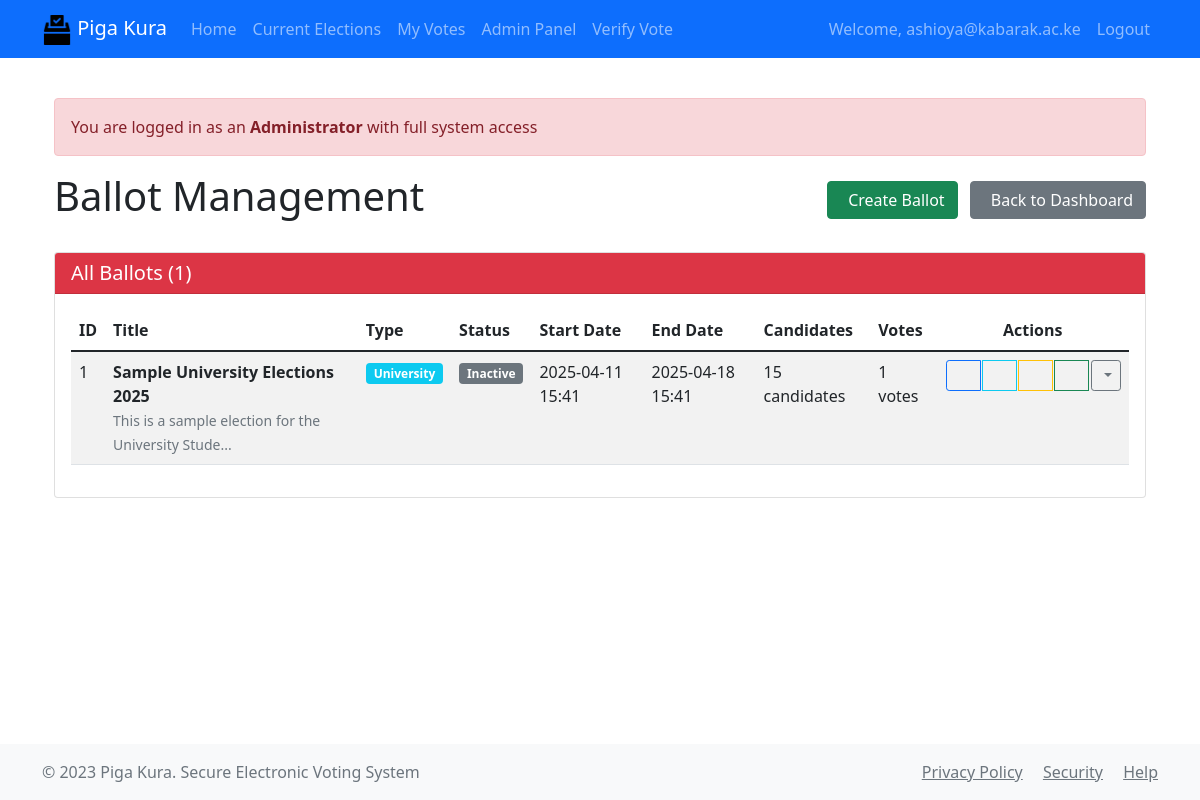
/admin/ballots (signed in), run on an earlier commit of the app's database.
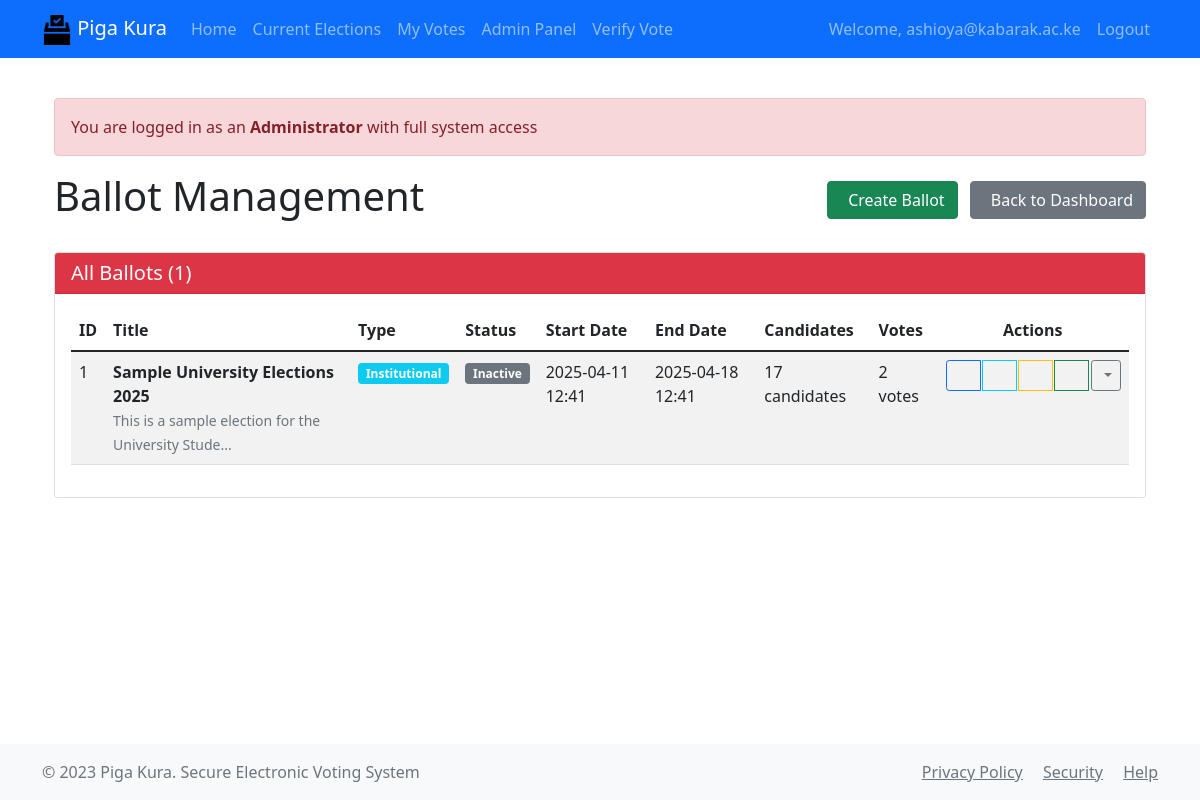
And on a later commit of the database.
### app/models/ballot.py (models this page shows, shortened)
class Ballot(db.Model):
    id = db.Column(db.Integer, primary_key=True)
    title = db.Column(db.String(200), nullable=False)
    description = db.Column(db.Text)
    start_date = db.Column(db.DateTime, nullable=False)
    end_date = db.Column(db.DateTime, nullable=False)
    is_active = db.Column(db.Boolean, default=True)
    created_at = db.Column(db.DateTime, default=datetime.utcnow)
    candidates = db.relationship('Candidate', backref='ballot', lazy=True)
    votes = db.relationship('Vote', backref='ballot', lazy=True)
    ballot_type = db.Column(db.String(50), nullable=False)  # national, county, special
    verification_key = db.Column(db.String(64), unique=True)
    min_voters = db.Column(db.Integer, default=0)
    max_voters = db.Column(db.Integer)
    requires_verification = db.Column(db.Boolean, default=True)
    verification_method = db.Column(db.String(50))  # id, biometric, token
    audit_trail = db.relationship('AuditLog', backref='ballot', lazy=True)
    @property
    def is_ongoing(self):
        now = datetime.utcnow()
        return self.start_date <= now <= self.end_date and self.is_active
    @property
    def vote_count(self):
        return sum(c.vote_count for c in self.candidates)

### app/routes/admin.py (the view)
@admin_bp.route('/ballots')
@login_required
@admin_required
def ballots():
    ballots = Ballot.query.all()
    return render_template('admin/ballots.html', ballots=ballots)

### app/models/candidate.py (called while the page is built)
    @property
    def vote_count(self):
        return len(self.votes)

### app/routes/admin.py (called while the page is built)
def admin_required(f):
    @wraps(f)
    def decorated_function(*args, **kwargs):
        if not current_user.is_authenticated or not current_user.is_admin:
            flash('Admin privileges required', 'danger')
            return redirect(url_for('main.index'))
        return f(*args, **kwargs)
    return decorated_function

### app/templates/admin/ballots.html (shortened to what the changed rows need)
{% extends "base.html" %}
{% block content %}
<div class="container">
    <div class="d-flex justify-content-between align-items-center mb-4">
        <h1>Ballot Management</h1>
    </div>
    <div class="card">
        <div class="card-body">
            {% if ballots %}
            <div class="table-responsive">
                <table class="table table-striped">
                    <thead>
                        <tr>
                            <th>ID</th>
                            <th>Title</th>
                            <th>Type</th>
                            <th>Status</th>
                            <th>Start Date</th>
                            <th>End Date</th>
                            <th>Candidates</th>
                            <th>Votes</th>
                            <th class="text-center">Actions</th>
                        </tr>
                    </thead>
                    <tbody>
                        {% for ballot in ballots %}
                        <tr id="ballot-row-{{ ballot.id }}">
                            <td>{{ ballot.id }}</td>
                            <td>
                                <div>
                                    <strong>{{ ballot.title }}</strong>
                                    {% if ballot.description %}
                                    <br><small class="text-muted">{{ ballot.description[:50] }}{% if ballot.description|length > 50 %}...{% endif %}</small>
                                    {% endif %}
                                </div>
                            </td>
                            <td><span class="badge bg-info">{{ ballot.ballot_type|title }}</span></td>
                            <td>
                                <span class="badge {{ 'bg-success' if ballot.is_ongoing else 'bg-secondary' }} status-toggle"
                                      data-ballot-id="{{ ballot.id }}"
                                      data-active="{{ ballot.is_active|lower }}"
                                      title="Click to toggle ballot status">
                                    {{ 'Active' if ballot.is_ongoing else 'Inactive' }}
                                </span>
                            </td>
                            <td>{{ ballot.start_date.strftime('%Y-%m-%d %H:%M') }}</td>
                            <td>{{ ballot.end_date.strftime('%Y-%m-%d %H:%M') }}</td>
                            <td>{{ ballot.candidates|length }} candidates</td>
                            <td>{{ ballot.vote_count }} votes</td>
                            <td class="text-center ballot-actions">
                                <div class="btn-group btn-group-sm">
                                    <button class="btn btn-outline-primary action-btn"
                                            onclick="editBallot({{ ballot.id }})"
                                            title="Edit Ballot">
                                    </button>
                                    <button class="btn btn-outline-info action-btn"
                                            onclick="viewResults({{ ballot.id }})"
                                            title="View Results">
                                    </button>
                                    <button class="btn btn-outline-warning action-btn"
                                            onclick="manageCandidates({{ ballot.id }})"
                                            title="Manage Candidates">
                                    </button>
                                    <button class="btn btn-outline-success action-btn"
                                            onclick="viewBallot({{ ballot.id }})"
                                            title="Preview Ballot">
                                    </button>
                                    <div class="dropdown d-inline">
                                        <button class="btn btn-outline-secondary btn-sm dropdown-toggle"
                                                type="button"
                                                data-bs-toggle="dropdown">
                                        </button>
                                    </div>
                                </div>
                            </td>
                        </tr>
                        {% endfor %}
                    </tbody>
                </table>
            </div>
            {% endif %}
        </div>
    </div>
</div>
{% endblock %}

What changed in the data, as far as the page shows it:
changed Ballot "This is a sample election for the University Stude": ballot_type "University" → "Institutional"; start_date "2025-04-11 15:41" → "2025-04-11 12:41"; end_date "2025-04-18 15:41" → "2025-04-18 12:41"; candidates|length "15" → "17"; vote_count "1" → "2"
